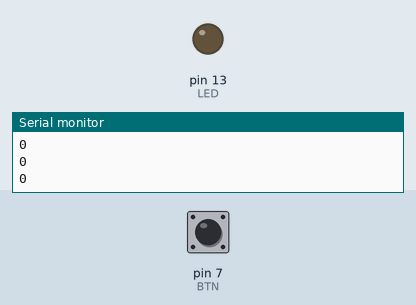
Recording of a sketch running on a simulated Arduino Uno, built with avr-gcc and run on an emulated ATmega328P. Shown: output pins drawn as LEDs (lit = HIGH), the last lines printed to the serial monitor. The inputs (shaded band) are chosen by the test bench; at power-on: pin 7 (BTN) LOW.

Above: at 1.8 s.
1.9 s: pin 7 (BTN) pulled HIGH for 3.2 s
At 6.2 s:
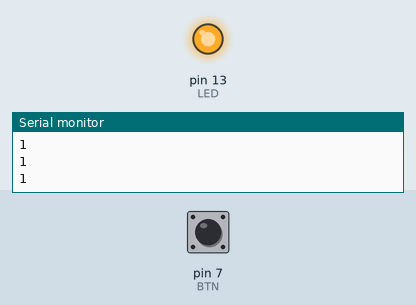
6.6 s: pin 7 (BTN) pulled HIGH for 0.6 s
At 7.9 s:
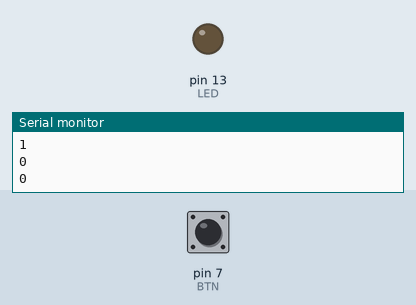
Timing chart, 0 to 9.6 s (numbered marks = the images above; inputs shaded):
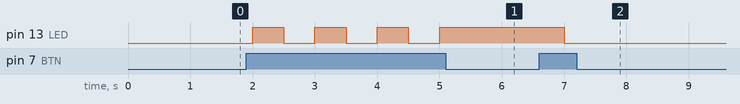

Measured:
- after the input at 1.9 s, pin 13 (LED): alternates HIGH for 0.50 s and LOW for 0.50 s, 7 changes in all, then stays HIGH, starting after 0.10 s
- after the input at 6.6 s, pin 13 (LED): HIGH → LOW after 0.40 s

The sketch:

ex2.ino
```cpp
// 例題2: 状態の保持

// defineはコンパイル時にマクロ変換される
#define LED 13  // LED接続ピン
#define BTN 7   // タクトスイッチ接続ピン

/**
 * 関数名: setup
 * 引数: なし
 * 処理: 各初期設定のため初回のみ実行
 */
void setup() {
    // put your setup code here, to run once:

    pinMode(LED, OUTPUT);  // LED接続ピン出力に設定
    pinMode(BTN, INPUT);   // スイッチ接続ピン入力
    Serial.begin(9600);    // シリアルモニタ初期化
}

int state = 0;  // 点灯しているLEDを判定する変数

/**
 * 関数名: loop
 * 引数: なし
 * 処理: 無限ループ．スイッチが押されたか判定し，LEDの点灯を切り替える
 */
void loop() {
    // put your main code here, to run repeatedly:

    // スイッチが押されたか判定
    if (digitalRead(BTN) == HIGH) {
        state ^= 1;  // 状態更新(値を反転)，"^"はXOR演算子
    }

    // 状態によって点灯させるLEDを切り替える
    if (state) {
        Serial.println(1);        // 表示(最後の文字の後に改行)
        digitalWrite(LED, HIGH);  // LED点灯
    } else {
        Serial.println(0);        // 表示(最後の文字の後に改行)
        digitalWrite(LED, LOW);   // LED消灯
    }

    delay(500);  // 遅延[ms]
}
```
